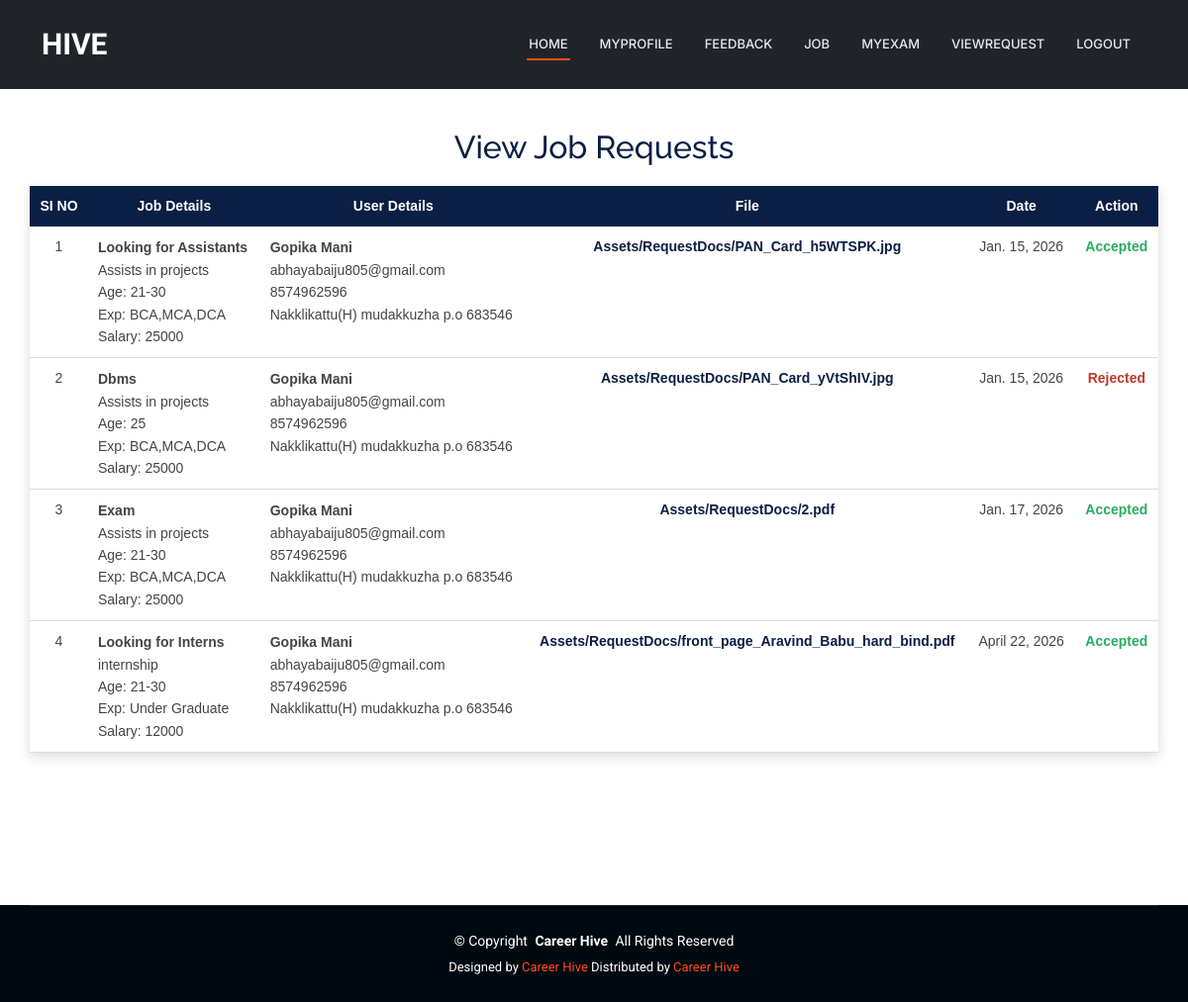
/JobProvider/ViewRequest/ (signed in), run on the app's committed database.
### User/models.py (models this page shows)
class tbl_request(models.Model):
    request_date=models.DateField(auto_now_add=True)
    request_status=models.IntegerField(default=0)
    request_file=models.FileField(upload_to="Assets/RequestDocs/")
    job_id=models.ForeignKey(tbl_job,on_delete=models.CASCADE)
    user_id=models.ForeignKey(tbl_user,on_delete=models.CASCADE)

### JobProvider/models.py (models this page shows)
class tbl_job(models.Model):
    job_title=models.CharField(max_length=100)
    job_content=models.CharField(max_length=100)
    job_requriedage=models.CharField(max_length=50)
    job_experience=models.CharField(max_length=200)
    job_salary=models.CharField(max_length=100)
    job_lastdate=models.DateField()
    job_date=models.DateField(auto_now_add=True)
    job_status=models.IntegerField(default=0)
    jobprovider_id=models.ForeignKey(tbl_jobprovider,on_delete=models.CASCADE)
    jobcategory_id=models.ForeignKey(tbl_jobcategory,on_delete=models.CASCADE)
    jobtype_id=models.ForeignKey(tbl_jobtype,on_delete=models.CASCADE)

### Guest/models.py (models this page shows)
class tbl_user(models.Model):
    user_name = models.CharField(max_length=100)
    user_email = models.CharField(max_length=50)
    user_contact = models.CharField(max_length=50)
    user_address = models.CharField(max_length=100)
    user_gender = models.CharField(max_length=50)
    user_dob = models.DateField()
    user_password = models.CharField(max_length=100)
    user_photo = models.FileField(upload_to="Assets/UserDocs/")
    place = models.ForeignKey(tbl_place,on_delete=models.CASCADE)

### JobProvider/views.py (the view)
# urls.py: path('ViewRequest/',views.ViewRequest,name="ViewRequest"),
def ViewRequest(request):
    viewrequestdata=tbl_request.objects.filter(job_id__jobprovider_id=request.session['jid'])
    return render(request,"JobProvider/ViewRequest.html",{"viewrequestdata":viewrequestdata})

### JobProvider/Templates/JobProvider/ViewRequest.html (shortened to what this page needs)
{% extends 'JobProvider/Header.html' %}
{% block content %}
<head>
</head>
<div class="jp-request-wrapper">
    <h2 class="jp-request-title">View Job Requests</h2>
    <table class="jp-request-table">
        <thead>
            <tr>
                <th>SI NO</th>
                <th>Job Details</th>
                <th>User Details</th>
                <th>File</th>
                <th>Date</th>
                <th>Action</th>
            </tr>
        </thead>
        <tbody>
            {% for i in viewrequestdata %}
            <tr>
                <td align="center">{{ forloop.counter }}</td>
                <td class="jp-request-job">
                    <strong>{{ i.job_id.job_title }}</strong><br>
                    {{ i.job_id.job_content }}<br>
                    Age: {{ i.job_id.job_requriedage }}<br>
                    Exp: {{ i.job_id.job_experience }}<br>
                    Salary: {{ i.job_id.job_salary }}
                </td>
                <td class="jp-request-user">
                    <strong>{{ i.user_id.user_name }}</strong><br>
                    {{ i.user_id.user_email }}<br>
                    {{ i.user_id.user_contact }}<br>
                    {{ i.user_id.user_address }}
                </td>
                <td class="jp-request-file">
                    {{ i.request_file }}
                </td>
                <td align="center">
                    {{ i.request_date }}
                </td>
                <td class="jp-request-actions" align="center">
                    {% if i.request_status == 0 %}
                        <a href="{% url 'JobProvider:Accept' i.id %}">Accept</a>
                        <a href="{% url 'JobProvider:Reject' i.id %}">Reject</a>
                    {% elif i.request_status == 1 %}
                        <span class="jp-status-accepted">Accepted</span>
                    {% elif i.request_status == 2 %}
                        <span class="jp-status-rejected">Rejected</span>
                    {% endif %}
                </td>
            </tr>
            {% endfor %}
        </tbody>
    </table>
</div>
{% endblock %}

### Guest/static/Main/assets/css/main.css (style rules this page uses)
:root { --default-font: "Roboto", system-ui, -apple-system, "Segoe UI", Roboto, "Helvetica Neue", Arial, "Noto Sans", "Liberation Sans", sans-serif, "Apple Color Emoji", "Segoe UI Emoji", "Segoe UI Symbol", "Noto Color Emoji"; --heading-font: "Raleway", sans-serif; --nav-font: "Inter", sans-serif; }
:root { --background-color: #ffffff; --default-color: #444444; --heading-color: #273d4e; --accent-color: #ff4a17; --surface-color: #ffffff; --contrast-color: #ffffff; }
:root { --nav-color: #e5eaee; --nav-hover-color: #ff4a17; --nav-mobile-background-color: #ffffff; --nav-dropdown-background-color: #ffffff; --nav-dropdown-color: #444444; --nav-dropdown-hover-color: #ff4a17; }
:root { scroll-behavior: smooth; }
body { color: var(--default-color); background-color: var(--background-color); font-family: var(--default-font); }
h1, h2, h3, h4, h5, h6 { color: var(--heading-color); font-family: var(--heading-font); }

### JobProvider/Templates/JobProvider/ViewRequest.html (style rules this page uses)
.jp-request-wrapper { width: 95%; margin: 30px auto; font-family: Arial, sans-serif; }
.jp-request-title { text-align: center; margin-bottom: 20px; color: #0a1f44; }
.jp-request-table { width: 100%; border-collapse: collapse; background-color: #ffffff; box-shadow: 0 4px 12px rgba(0,0,0,0.15); }
.jp-request-table th { background-color: #0a1f44; color: #ffffff; padding: 10px; font-size: 14px; text-align: center; }
.jp-request-table td { padding: 10px; font-size: 14px; vertical-align: top; border-bottom: 1px solid #ddd; }
.jp-request-job, .jp-request-user { line-height: 1.6; }
.jp-request-file { text-align: center; font-weight: bold; color: #0a1f44; }
.jp-status-accepted { color: #27ae60; font-weight: bold; }
.jp-status-rejected { color: #c0392b; font-weight: bold; }

### data on the page
tbl_request: job_id.job_title "Looking for Assistants", job_id.job_content "Assists in projects", job_id.job_requriedage "21-30", job_id.job_experience "BCA,MCA,DCA", job_id.job_salary "25000", user_id.user_name "Gopika Mani", user_id.user_email "abhayabaiju805@gmail.com", user_id.user_contact "8574962596", user_id.user_address "Nakklikattu(H) mudakkuzha p.o 683546", request_file "Assets/RequestDocs/PAN_Card_h5WTSPK.jpg", request_date "Jan. 15, 2026", request_status "Accepted"
tbl_request: job_id.job_title "Dbms", job_id.job_content "Assists in projects", job_id.job_requriedage "25", job_id.job_experience "BCA,MCA,DCA", job_id.job_salary "25000", user_id.user_name "Gopika Mani", user_id.user_email "abhayabaiju805@gmail.com", user_id.user_contact "8574962596", user_id.user_address "Nakklikattu(H) mudakkuzha p.o 683546", request_file "Assets/RequestDocs/PAN_Card_yVtShIV.jpg", request_date "Jan. 15, 2026", request_status "Rejected"
tbl_request: job_id.job_title "Exam", job_id.job_content "Assists in projects", job_id.job_requriedage "21-30", job_id.job_experience "BCA,MCA,DCA", job_id.job_salary "25000", user_id.user_name "Gopika Mani", user_id.user_email "abhayabaiju805@gmail.com", user_id.user_contact "8574962596", user_id.user_address "Nakklikattu(H) mudakkuzha p.o 683546", request_file "Assets/RequestDocs/2.pdf", request_date "Jan. 17, 2026", request_status "Accepted"
tbl_request: job_id.job_title "Looking for Interns", job_id.job_content "internship", job_id.job_requriedage "21-30", job_id.job_experience "Under Graduate", job_id.job_salary "12000", user_id.user_name "Gopika Mani", user_id.user_email "abhayabaiju805@gmail.com", user_id.user_contact "8574962596", user_id.user_address "Nakklikattu(H) mudakkuzha p.o 683546", request_file "Assets/RequestDocs/front_page_Aravind_Babu_hard_bind.pdf", request_date "April 22, 2026", request_status "Accepted"
